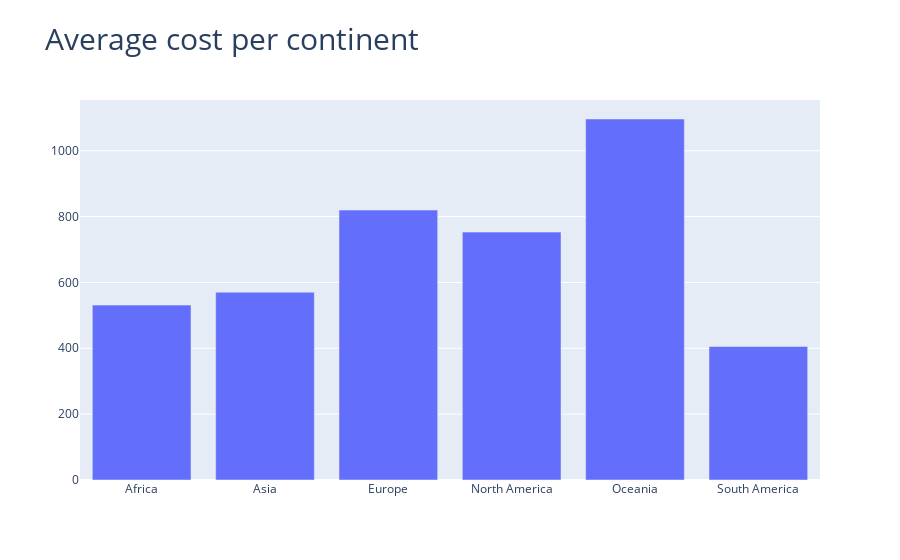

Notebook source saved alongside this figure:
### Code cell
continent_data = data.groupby('continent').mean().reset_index()

fig = go.Figure(
    data = go.Bar(
        x = continent_data['continent'],
        y = continent_data['cost']
    )
    )

fig.update_layout(
    title = dict(
            text=f'Average cost per continent',
            font=dict(size=30),
        )
    )

### Figure 1 — Plotly figure (JSON) as saved in the notebook; plotly's stock layout.template omitted (floating-point values rounded to 4 significant figures)
{"data": [{"type": "bar", "x": ["Africa", "Asia", "Europe", "North America", "Oceania", "South America"], "y": [531.2, 570.3, 819.8, 752.9, 1096.0, 405.5]}], "layout": {"title": {"font": {"size": 30}, "text": "Average cost per continent"}}}
